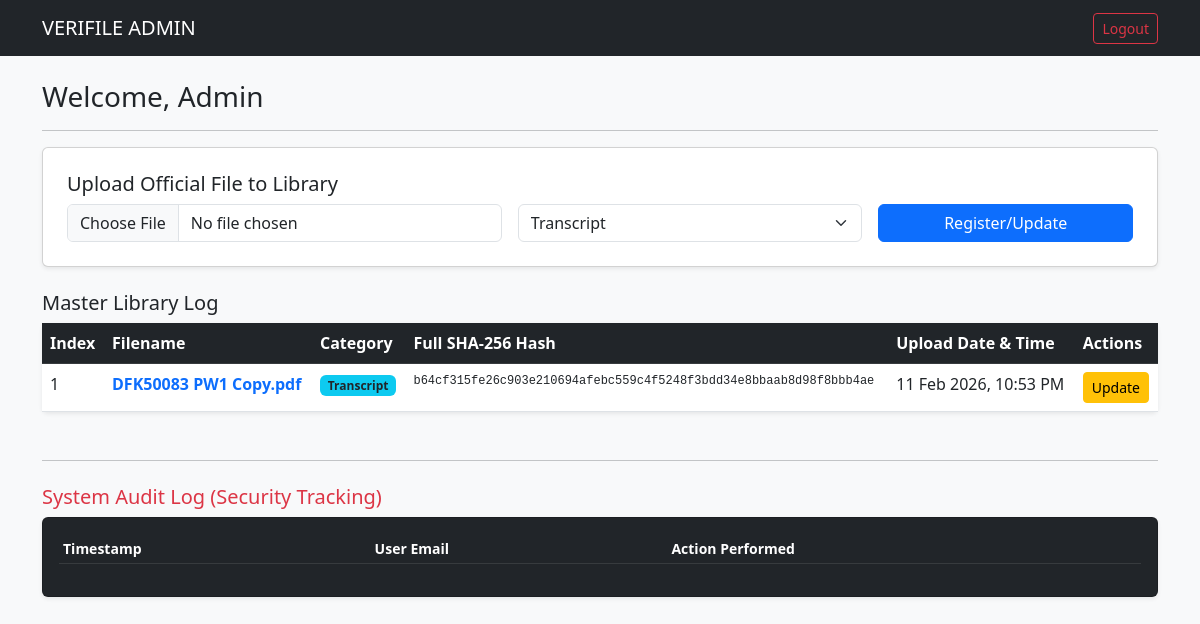
/admin/dashboard (signed in), run on an earlier commit of the app's database.
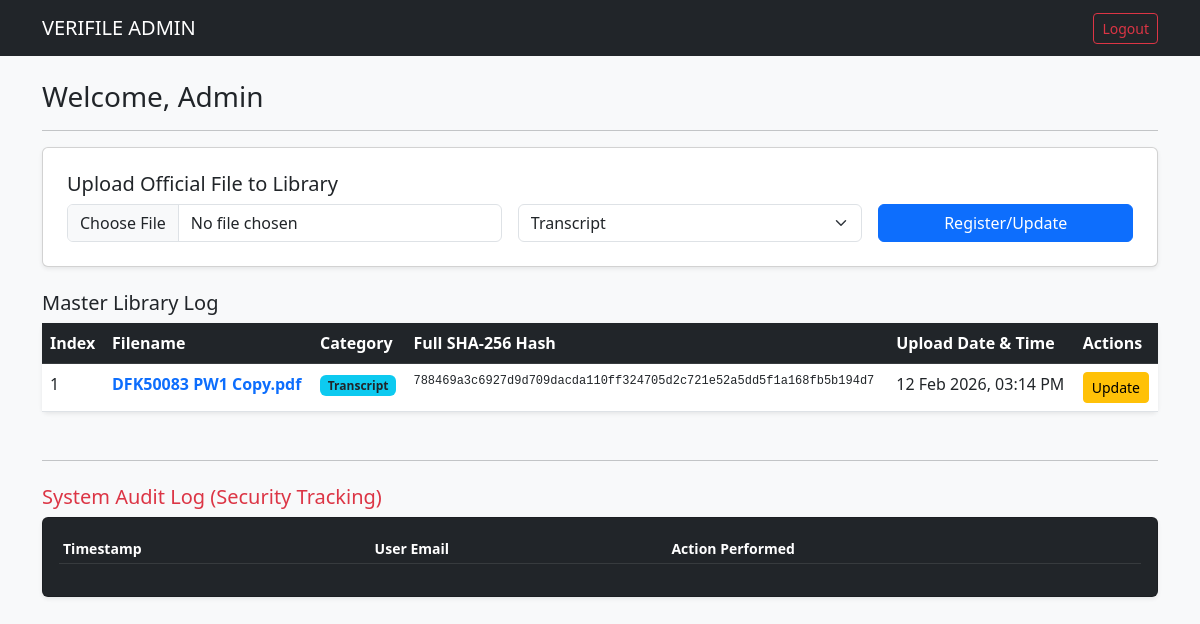
And on a later commit of the database.
### app.py (models this page shows)
class FileRecord(db.Model):
    id = db.Column(db.Integer, primary_key=True)
    filename = db.Column(db.String(100))
    category = db.Column(db.String(50)) # Transcript, Exam, Certificate
    hash_value = db.Column(db.String(64))
    upload_time = db.Column(db.DateTime, default=datetime.now)

### app.py (the view)
@app.route('/admin/dashboard')
@login_required
def admin_dashboard():
    if current_user.role != 'admin': return "Access Denied"
    files = FileRecord.query.all()
    logs = AuditLog.query.order_by(AuditLog.timestamp.desc()).limit(10).all()
    return render_template('dashboard_admin.html', user=current_user, files=files, logs=logs)

### app.py (called while the page is built)
@login_manager.user_loader
def load_user(user_id):
    return User.query.get(int(user_id))

### templates/dashboard_admin.html (shortened to what this page needs)
<!DOCTYPE html>
<html lang="en">
<head>
    <link href="https://cdn.jsdelivr.net/npm/bootstrap@5.3.0/dist/css/bootstrap.min.css" rel="stylesheet">
</head>
<body class="bg-light">
    <nav class="navbar navbar-dark bg-dark">
        <div class="container">
            <span class="navbar-brand">VERIFILE ADMIN</span>
            <a href="/" class="btn btn-outline-danger btn-sm">Logout</a>
        </div>
    </nav>
    <div class="container mt-4">
        <h3>Welcome, Admin</h3>
        <hr>
        <div class="card p-4 mb-4 shadow-sm">
            <h5>Upload Official File to Library</h5>
            <form action="/upload_admin" method="POST" enctype="multipart/form-data" class="row g-3">
                <div class="col-md-5">
                    <input type="file" name="file" class="form-control" required>
                </div>
                <div class="col-md-4">
                    <select name="category" class="form-select">
                        <option value="Transcript">Transcript</option>
                    </select>
                </div>
                <div class="col-md-3">
                    <button type="submit" class="btn btn-primary w-100">Register/Update</button>
                </div>
            </form>
        </div>
        <h5>Master Library Log</h5>
<table class="table table-hover bg-white shadow-sm rounded">
    <thead class="table-dark">
        <tr>
            <th>Index</th>
            <th>Filename</th>
            <th>Category</th>
            <th>Full SHA-256 Hash</th>
            <th>Upload Date & Time</th>
            <th>Actions</th> </tr>
    </thead>
    <tbody>
        {% for f in files %}
        <tr>
            <td>{{ loop.index }}</td>
            <td class="fw-bold text-primary">{{ f.filename }}</td>
            <td><span class="badge bg-info text-dark">{{ f.category }}</span></td>
            <td style="word-break: break-all; font-family: 'Courier New', monospace; font-size: 12px;">
                {{ f.hash_value }}
            </td>
            <td>{{ f.upload_time.strftime('%d %b %Y, %I:%M %p') }}</td>
            <td>
                <button type="button" class="btn btn-sm btn-warning" data-bs-toggle="modal" data-bs-target="#updateModal{{ f.id }}">
                    Update
                </button>
            </td>
        </tr>
        {% endfor %}
    </tbody>
</table>
<hr class="mt-5">
<h5 class="mt-4 text-danger">System Audit Log (Security Tracking)</h5>
<div class="card shadow-sm p-3 bg-dark text-white">
    <table class="table table-dark table-sm table-striped small">
        <thead>
            <tr>
                <th>Timestamp</th>
                <th>User Email</th>
                <th>Action Performed</th>
            </tr>
        </thead>
    </table>
</div>
</body>
</html>

What changed in the data, as far as the page shows it:
changed FileRecord "DFK50083 PW1 Copy.pdf": hash_value "b64cf315fe26c903e210694afebc559c4f5248f3bdd34e8bbaab8d98f8bbb4ae" → "788469a3c6927d9d709dacda110ff324705d2c721e52a5dd5f1a168fb5b194d7"; upload_time "11 Feb 2026, 10:53 PM" → "12 Feb 2026, 03:14 PM"
